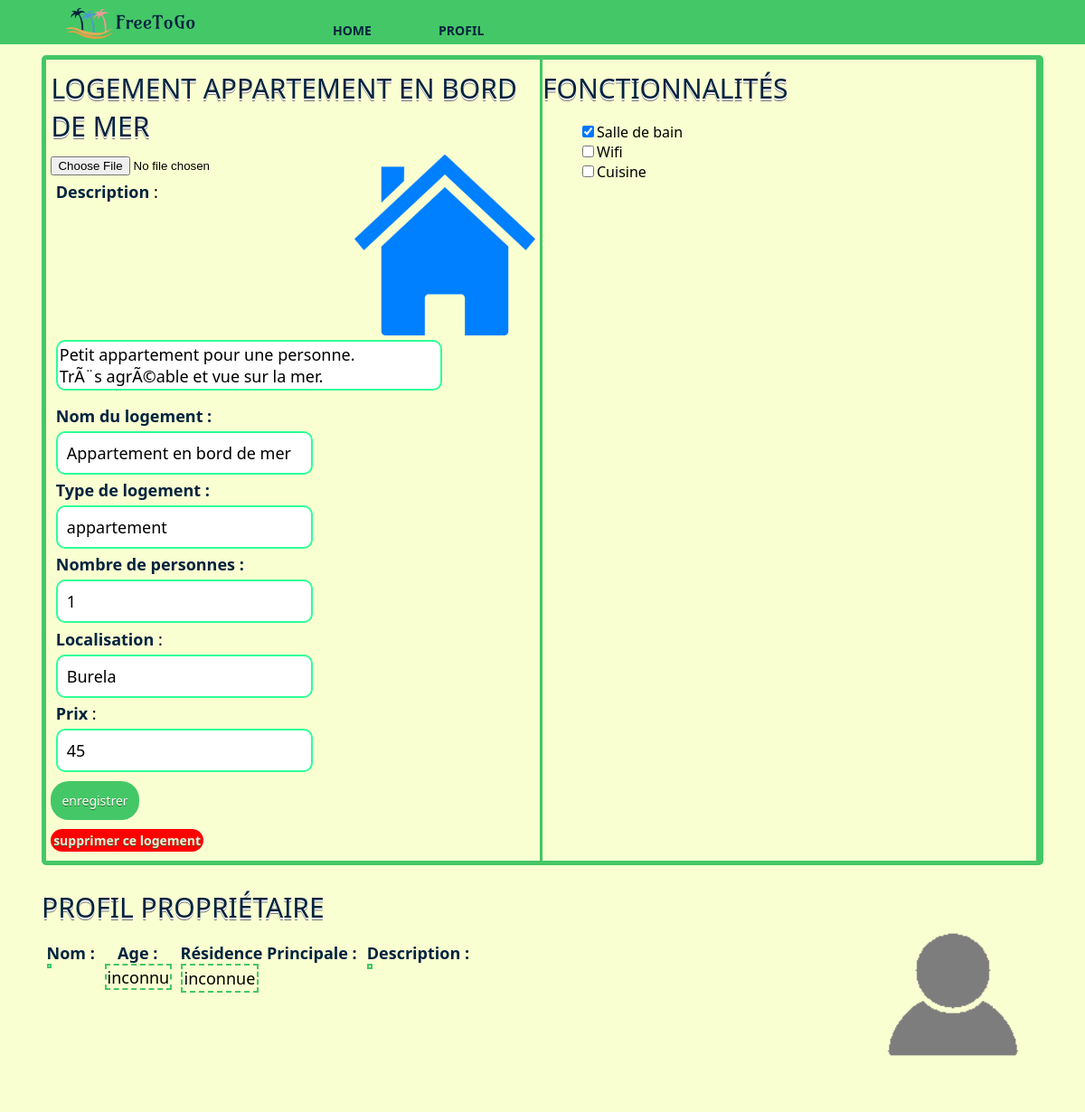
/modifierLogement.php?idLogement=1, run on the app's committed database.
### tables this page shows
CREATE TABLE IF NOT EXISTS `logement` (
	`idLogement` int(11) NOT NULL AUTO_INCREMENT,
	`prix` int(11) NOT NULL,
	`type` varchar(30) NOT NULL,
	`idClient` int(11) NOT NULL,
	`nomLogement` varchar(30) NOT NULL,
	`effectif` int(11) DEFAULT NULL,
	`adresse` varchar(90) DEFAULT NULL,
	`photo` varchar(50) DEFAULT NULL,
	`description` varchar(240) DEFAULT NULL,
	`ville` varchar(30) DEFAULT NULL,
	`pays` varchar(30) DEFAULT NULL,
	`wifi` BOOL DEFAULT FALSE,
	`cuisine` BOOL DEFAULT FALSE,
	`salledebain` BOOL DEFAULT FALSE,
	FOREIGN KEY (`idClient`) REFERENCES client(`idClient`),
	PRIMARY KEY (`idLogement`)
);

### public_html/include/fonctions.php (called while the page is built, shortened)
<?php
function gererPhoto($donnees, $attribut, $imageParDefaut){
  if($donnees[$attribut]==NULL){
    $photo=$imageParDefaut;
  }else{
    $photo=$donnees[$attribut];
  }
  return $photo;
}
?>

### public_html/modifierLogement.php (the view, shortened to what this page needs)
<!doctype html>
<html lang="fr">
<head>
  <link rel="stylesheet" type="text/css" href="css/common.css" />
  <link rel="stylesheet" type="text/css" href="css/pageLogement.css" />
</head>
<body>
  <?php include('include/header.html'); require_once('include/fonctions.php'); ?>
  <div class="main">
    <?php
    if (isset($_GET["idLogement"])){
        $bd = seConnecterABD();
        $reponse=$bd->query('SELECT * FROM logement WHERE idLogement ="'.$_GET["idLogement"].'";');
        $donnees = $reponse->fetch();
    }elseif(isset($_POST["idLogement"])){
      $bd = seConnecterABD();
      $reponse=$bd->query('SELECT * FROM logement WHERE idLogement ="'.$_POST["idLogement"].'";');
      $donnees = $reponse->fetch();
    }else{
      echo '<script>alert("idLogement !!");</script>';
      die();
    }
    $photo=gererPhoto($donnees,'photo',"/images/logement_default.png");
    ?>
    <div id="container">
      <div class="ligne">
        <div class="colonne" >
          <div id="div_logement" >
            <form method="post" enctype="multipart/form-data">
              <?php
              echo '  <h2>Logement '.$donnees["nomLogement"].'</h2>';
              echo '<input type="file" name="photo" id="photo" />';
              echo '<img src="'.$photo.'" style="float:right;" class="photo" alt="photo du logement"/>';
              ?>
              <div class="attribut">
                <label>Description</label> :<br/>
                <textarea name="description" ><?php echo htmlspecialchars($donnees["description"]);?></textarea>
              </div>
              <div class="attribut">
                <label>Nom du logement :</label>
                <input type="text" name="nomLogement" class="champLogement" value="<?php echo htmlspecialchars($donnees["nomLogement"]);?>" />
              </div>
              <div class="attribut">
                <label>Type de logement :</label>
                <input type="text" name="type" class="champLogement" value="<?php echo htmlspecialchars($donnees["type"]);?>" />
              </div>
              <div class="attribut"><label>Nombre de personnes :</label>
                <input type="text" name="effectif" class="champLogement" value="<?php echo htmlspecialchars($donnees["effectif"]);?>" />
              </div>
              <div class="attribut">
                <label>Localisation</label> : <br/>
                <input type="text" name="ville" class="champLogement" value="<?php echo htmlspecialchars($donnees["ville"]);?>" />
              </div>
              <div class="attribut">
                <label>Prix</label> :
                <input type="text" name="prix" class="champLogement" value="<?php echo htmlspecialchars($donnees["prix"]);?>" />
              </div>
              <input type="submit" name="enregistrer" class="bouton" value="enregistrer" />
            </form>
            <form method="post">
              <input type="submit" name="supprimer" class="bouton" value="supprimer ce logement" style="background-color:red;padding: 0.5%;color: antiquewhite;font-weight: bold;" />
            </form>
          </div>
        </div>
        <div class="colonne">
          <h2>Fonctionnalités</h2>
          <ul id="liste_fonctionnalites">
            <?php
            $wifi = "unchecked";
            $sdb = "unchecked";
            $cuisine = "unchecked";
            if ($donnees["salledebain"]){
              $sdb = "checked";
            }
            echo '
            <form method="post" enctype="multipart/form-data">
            <input type="checkbox" '.$sdb.'/>Salle de bain
            <br/>
            <input type="checkbox" '.$wifi.'/>Wifi
            <br/>
            <input type="checkbox" '.$cuisine.'/>Cuisine
            </form>';
            ?>
          </ul>
        </div>
      </div>
    </div>
    <div class="ligne">
      <div class="colonne" >
        <h2>Profil Propriétaire</h2>
        <div id="description_proprietaire" style="display:flex;">
          <?php
          $idProprietaire = $donnees["idClient"];
          $reponse2=$bd->query('SELECT * FROM client WHERE idClient ="'.$idProprietaire.'";');
          $donneesProprietaire = $reponse2->fetch();
          ?>
          <div class="attribut">
            <label>Nom : </label>
            <span class="champLogement">
            </span>
          </div>
          <div class="attribut">
            <label>Age : </label>
            <span class="champLogement">
              <?php
              if (!empty($donneesProprietaire["age"])){
                echo $donneesProprietaire["age"];
              }else{
                echo "inconnu";
              }
              ?>
            </span>
          </div>
          <div class="attribut">
            <label>Résidence Principale : </label>
            <span class="champLogement">
              <?php
              if (!empty($donneesProprietaire["adresse"])){
                echo $donneesProprietaire["adresse"];
              }else{
                echo "inconnue";
              }
              ?>
            </span>
          </div>
          <div class="attribut">
            <label>Description :</label>
            <span class="champLogement">
            </span>
          </div>
        </div>
      </div>
      <div class="colonne" style="margin-top:30px">
        <img src="<?php echo gererPhoto($donneesProprietaire, "photoProfil", "./images/profil_default.png"); ?>" style="float:right;margin-left:15%;" class="photo_profil" alt="photo de profil du proprietaire"/>
      </div>
    </div>
  </div>
</body>
</html>

### public_html/css/common.css (style rules this page uses)
:root { --main-font-family:"Segoe UI","Helvetica Neue",Arial,sans-serif; --main-vertFonce : #44c767; --main-vertClair : #2efe9a; --main-bleuFonce : #01233f; }
body { background: #FAFFD1; font-family: var(--main-font-family); font-weight: 400; margin:0; }
#container { border: 5px solid var(--main-vertFonce); border-radius: 5px; margin-top: 15px; margin-bottom: 15px; }
h2 { margin-bottom: 2%; margin-top: 2%; color: var(--main-bleuFonce); font-weight: normal; font-family: var(--main-font-family); font-size: 30px; line-height: 42px; text-transform: uppercase; text-shadow: 0 2px white, 0 3px #777; text-align: left; }
img { float: left; }
.logo { float: center; padding: 5px 0; margin-left: 70px; margin-right: 70px; }
.navbar { overflow: hidden; position: fixed; top: 0; width: 100%; background-color: var(--main-vertFonce); margin-bottom:5px; }
.navbar ul { margin: 0; padding: 0; }
.navbar li { display: inline-block; margin-left: 70px; padding-top: 20px; position: relative; color: var(--main-bleuFonce); font-weight: bold; font-family: var(--main-font-family); }
nav a { color: var(--main-bleuFonce); text-decoration: none; text-transform: uppercase; font-size: 14px; }
nav a::before { content: ''; display: block; height: 5px; background-color: var(--main-bleuFonce); position: absolute; top: 0; width: 0%; transition: all ease-in-out 300ms; }
.bouton { margin-top:5px; margin-bottom:5px; background-color:var(--main-vertFonce); -moz-border-radius:20px; -webkit-border-radius:20px; border-radius:20px; border:1px ; cursor:pointer; color:#ffffff; font-family: var(--main-font-family); font-size:14px; padding:12px 12px; text-shadow:0px 1px 0px #2f6627; }
input[type="text"], input[type="password"],input[type="number"],input[type="date"] { border-radius: 10px; padding: 10px ; font-family: var(--main-font-family); font-size: 1em; margin-top:5px; margin-bottom:5px; border: solid 2px var(--main-vertClair);; }
textarea { border-radius: 10px; font-family: var(--main-font-family); font-size: 1em; margin-top:5px; margin-bottom:5px; border: solid 2px var(--main-vertClair); resize: none; width: 80%; }
.main { margin: 30px; padding: 16px; }
.photo { border-radius: 8px; display: block; margin-left: auto; margin-right: auto; width: 200px; height:200px; }
.photo_profil { border-radius: 8px; display: block; margin-left: auto; margin-right: auto; width: 200px; height: 200px; }
label { font-family: var(--main-font-family); color: var(--main-bleuFonce); font-weight: bold; }
.ligne { display: flex; }
.colonne { flex: 50%; float: left; }

### public_html/css/pageLogement.css (style rules this page uses)
#div_logement { margin-right: 0%; padding : 1%; padding-top: 0%; }
#liste_fonctionnalites { list-style: none; }
.attribut { margin : 1%; font-size: large; }
#description_proprietaire .attribut { text-align: center; }
li { font-size : large; }
.champLogement { border: solid 2px var(--main-vertFonce); border-style:dashed;; display: table; padding: 1%; }
#container .colonne { border-right-style: solid; border-color: #44c767; }

### data on the page
logement: nomLogement "APPARTEMENT EN BORD DE MER", photo (placeholder picture), description "Petit appartement pour une personne. TrÃ¨s agrÃ©able et vue sur la mer.", nomLogement "Appartement en bord de mer", type "appartement", effectif "1", ville "Burela", prix "45"
